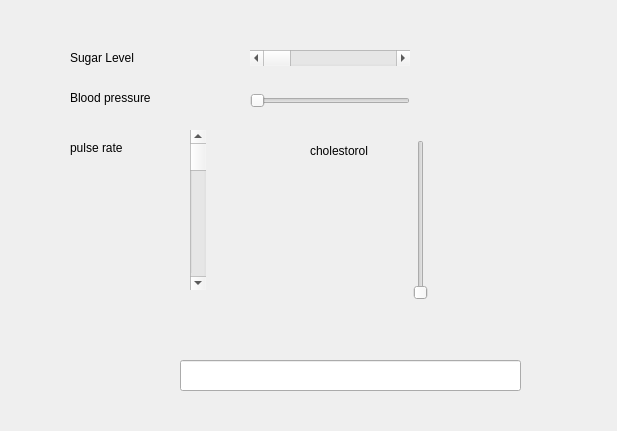
<?xml version="1.0" encoding="UTF-8"?>
<ui version="4.0">
 <class>Dialog</class>
 <widget class="QDialog" name="Dialog">
  <property name="geometry">
   <rect>
    <x>0</x>
    <y>0</y>
    <width>617</width>
    <height>431</height>
   </rect>
  </property>
  <property name="windowTitle">
   <string>Dialog</string>
  </property>
  <widget class="QLabel" name="label">
   <property name="geometry">
    <rect>
     <x>70</x>
     <y>50</y>
     <width>91</width>
     <height>16</height>
    </rect>
   </property>
   <property name="text">
    <string>Sugar Level</string>
   </property>
  </widget>
  <widget class="QLabel" name="label_2">
   <property name="geometry">
    <rect>
     <x>70</x>
     <y>90</y>
     <width>121</width>
     <height>16</height>
    </rect>
   </property>
   <property name="text">
    <string>Blood pressure</string>
   </property>
  </widget>
  <widget class="QLabel" name="label_3">
   <property name="geometry">
    <rect>
     <x>70</x>
     <y>140</y>
     <width>111</width>
     <height>16</height>
    </rect>
   </property>
   <property name="text">
    <string>pulse rate</string>
   </property>
  </widget>
  <widget class="QLabel" name="label_4">
   <property name="geometry">
    <rect>
     <x>310</x>
     <y>140</y>
     <width>111</width>
     <height>21</height>
    </rect>
   </property>
   <property name="text">
    <string>cholestorol</string>
   </property>
  </widget>
  <widget class="QScrollBar" name="horizontalScrollBarSugerlevel">
   <property name="geometry">
    <rect>
     <x>250</x>
     <y>50</y>
     <width>160</width>
     <height>16</height>
    </rect>
   </property>
   <property name="orientation">
    <enum>Qt::Horizontal</enum>
   </property>
  </widget>
  <widget class="QScrollBar" name="verticalScrollBarPulseRate">
   <property name="geometry">
    <rect>
     <x>190</x>
     <y>130</y>
     <width>16</width>
     <height>160</height>
    </rect>
   </property>
   <property name="orientation">
    <enum>Qt::Vertical</enum>
   </property>
  </widget>
  <widget class="QSlider" name="horizontalSliderbloodPressure">
   <property name="geometry">
    <rect>
     <x>250</x>
     <y>90</y>
     <width>160</width>
     <height>22</height>
    </rect>
   </property>
   <property name="orientation">
    <enum>Qt::Horizontal</enum>
   </property>
  </widget>
  <widget class="QSlider" name="verticalSliderCholestorol">
   <property name="geometry">
    <rect>
     <x>410</x>
     <y>140</y>
     <width>22</width>
     <height>160</height>
    </rect>
   </property>
   <property name="orientation">
    <enum>Qt::Vertical</enum>
   </property>
  </widget>
  <widget class="QLineEdit" name="lineEditResult">
   <property name="geometry">
    <rect>
     <x>180</x>
     <y>360</y>
     <width>341</width>
     <height>31</height>
    </rect>
   </property>
  </widget>
 </widget>
 <resources/>
 <connections/>
</ui>
